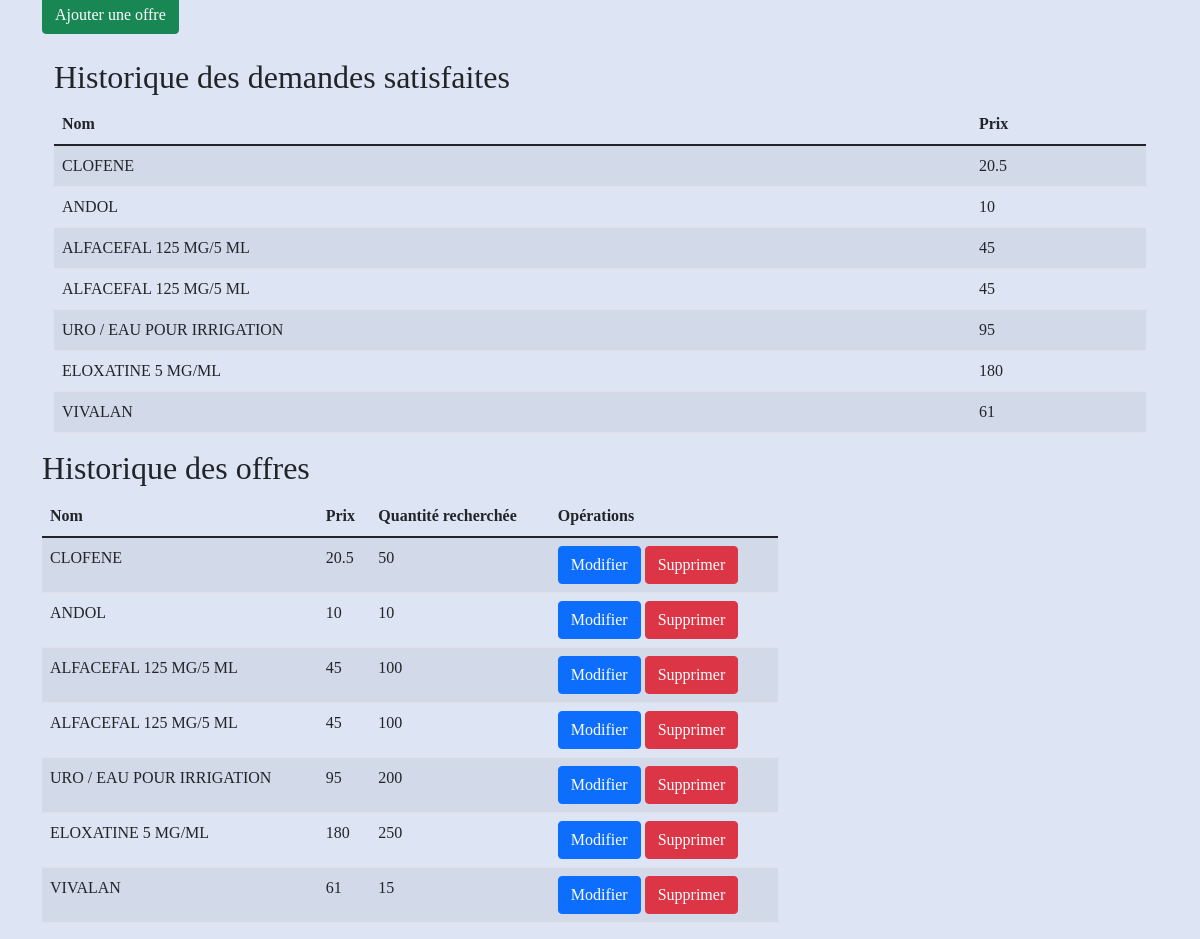
The app's page /dashboard-pharmacie.php with its own data.
### tables this page shows
CREATE TABLE `recherche` (
  `id_recherche` int(11) NOT NULL,
  `id_medicament` int(11) NOT NULL,
  `date_recherche` date NOT NULL,
  `heure_recherche` varchar(25) NOT NULL,
  `quantite_recherche` int(11) NOT NULL,
  `satisfait` tinyint(1) NOT NULL DEFAULT 0
);

CREATE TABLE `medicament` (
  `id_medicament` int(11) NOT NULL,
  `nom` varchar(255) NOT NULL,
  `prix` float NOT NULL,
  `code` varchar(255) NOT NULL,
  `dci` varchar(255) NOT NULL,
  `dosage` varchar(255) NOT NULL,
  `forme` varchar(255) NOT NULL,
  `presentation` varchar(255) NOT NULL
);

### dashboard-pharmacie.php (the view, shortened to what this page needs)
<!DOCTYPE html>
<html lang="en">
<head>
  <link rel="stylesheet" href="https://cdn.jsdelivr.net/npm/bootstrap@5.1.3/dist/css/bootstrap.min.css">
  <link rel="stylesheet" href="style.css">
</head>
<body>
<div class="container mt-3">
  <div class="mb-4">
    <button class="btn btn-success" data-bs-toggle="modal" data-bs-target="#addOfferModal">Ajouter une offre</button>
  </div>
  <div class="container mt-3">
    <h2>Historique des demandes satisfaites</h2>
    <table class="table table-striped">
      <thead>
        <tr>
          <th>Nom</th>
          <th>Prix</th>
        </tr>
      </thead>
      <tbody>
        <?php
          $con = mysqli_connect('localhost', 'root', '', 'medfinder');
          $result_satisfied = mysqli_query($con, "SELECT recherche.id_recherche, medicament.nom, medicament.prix
                                                  FROM medicament
                                                  INNER JOIN recherche ON medicament.id_medicament = recherche.id_medicament WHERE satisfait=1");
          while ($row_satisfied = mysqli_fetch_array($result_satisfied)) {
              echo '<tr>
                      <td>'. $row_satisfied['nom']. '</td>
                      <td>'. $row_satisfied['prix']. '</td>
                    </tr>';
          }
        ?>
      </tbody>
    </table>
  </div>
  <div class="row">
    <div class="col-md-8">
      <h2>Historique des offres</h2>
      <table class="table table-striped">
        <thead>
          <tr>
            <th>Nom</th>
            <th>Prix</th>
            <th>Quantité recherchée</th>
            <th>Opérations</th>
          </tr>
        </thead>
        <tbody>
          <?php
            $result = mysqli_query($con, "SELECT recherche.id_recherche, recherche.quantite_recherche, medicament.prix, medicament.nom
                                          FROM medicament
                                          INNER JOIN recherche ON medicament.id_medicament = recherche.id_medicament");
            while ($row = mysqli_fetch_array($result)) {
                echo '<tr>
                        <td>'. $row['nom']. '</td>
                        <td>'. $row['prix']. '</td>
                        <td>'. $row['quantite_recherche']. '</td>
                        <td>
                          <button class="btn btn-primary edit-offer" data-bs-toggle="modal" data-bs-target="#editOfferModal"
                            data-id="'. $row['id_recherche']. '" data-name="'. $row['nom']. '" data-price="'. $row['prix']. '"
                            data-quantity="'. $row['quantite_recherche']. '">Modifier</button>
                          <button class="btn btn-danger delete-offer" data-id="'. $row['id_recherche']. '">Supprimer</button>
                        </td>
                      </tr>';
            }
          ?>
        </tbody>
      </table>
    </div>
  </div>
</div>
</body>
</html>

### style.css (style rules this page uses)
* { font-family: "Poppins"; }
body { -webkit-user-select: none; -moz-user-select: none; -ms-user-select: none; user-select: none; overflow-y: hidden; display: flex; justify-content: center; align-items: center; background: #dde5f4; height: 100vh; }
button { cursor: pointer; }

### records on screen
recherche: id_medicament.nom "CLOFENE", id_medicament.prix "20.5", quantite_recherche "50"
recherche: id_medicament.nom "ANDOL", id_medicament.prix "10", quantite_recherche "10"
recherche: id_medicament.nom "ALFACEFAL 125 MG/5 ML", id_medicament.prix "45", quantite_recherche "100"
recherche: id_medicament.nom "ALFACEFAL 125 MG/5 ML", id_medicament.prix "45", quantite_recherche "100"
recherche: id_medicament.nom "URO / EAU POUR IRRIGATION", id_medicament.prix "95", quantite_recherche "200"
recherche: id_medicament.nom "ELOXATINE 5 MG/ML", id_medicament.prix "180", quantite_recherche "250"
recherche: id_medicament.nom "VIVALAN", id_medicament.prix "61", quantite_recherche "15"
